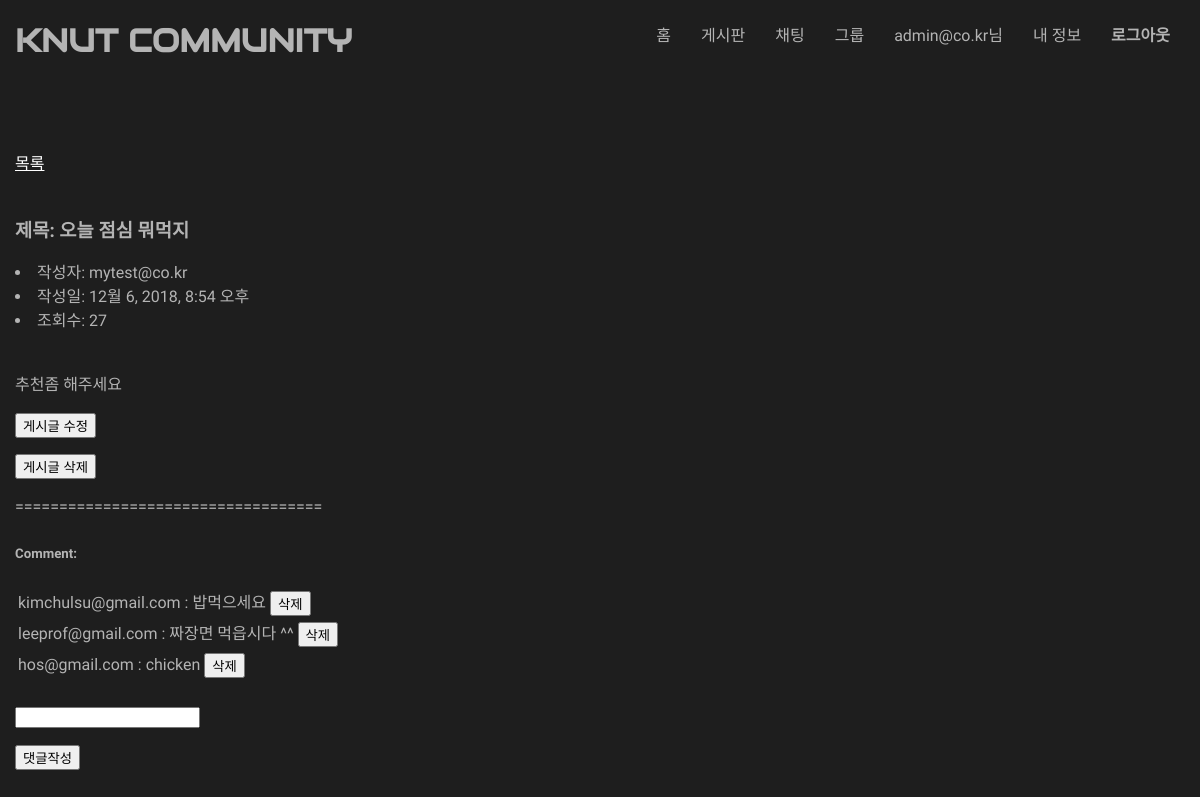
Screenshot of /classapp/board/1/2/ (signed in) with the database file from the repository.
### classapp/models.py (models this page shows, shortened)
class Post(models.Model):
    board = models.ForeignKey(Board, on_delete = models.CASCADE)
    title = models.CharField(max_length = 20)
    contents = models.CharField(max_length = 500)
    writer_s = models.ForeignKey(Student, on_delete = models.CASCADE,null=True,blank=True)
    writer_p = models.ForeignKey(Professor, on_delete = models.CASCADE,null=True,blank=True)
    pub_date = models.DateTimeField(default = datetime.now)
    view_count = models.IntegerField(default=0)

class Student(models.Model):
    email = models.EmailField(unique = True)
    password = models.CharField(max_length = 20)
    number = models.IntegerField()
    def __str__(self):
        return self.email

class Comment(models.Model):
    board = models.ForeignKey(Board, on_delete = models.CASCADE)
    post = models.ForeignKey(Post, on_delete = models.CASCADE)
    writer_s = models.ForeignKey(Student, on_delete = models.CASCADE,null=True,blank=True)
    writer_p = models.ForeignKey(Professor, on_delete = models.CASCADE,null=True,blank=True)
    comment = models.CharField(max_length = 200)
    pub_date = models.DateTimeField(default = datetime.now)

class Professor(models.Model):
    email = models.EmailField(unique = True)
    password = models.CharField(max_length = 20)
    number = models.IntegerField()
    def __str__(self):
        return self.email

### classapp/views.py (the view, shortened to what this page needs)
# urls.py: path('board/<int:board_num>/<int:post_num>/',views.PostDetailView.as_view(),name='post_view'),  # 게시글 조회
class PostDetailView(DetailView):
	model = models.Post
	def get(self, request, *args, **kwargs):
		if not request.session.get('login',False):
			return render(request, 'classapp/msg.html',{'msg':"권한이 없습니다"})
		board_num = kwargs['board_num']
		post_num = kwargs['post_num']
		postInfo = models.Post.objects.filter(board=board_num,id=post_num).get()
		postInfo.view_count += 1
		postInfo.save()
		commentList = models.Comment.objects.filter(board=board_num,post=post_num)
		commentForm = forms.CommentForm()
		return render(request, 'classapp/post_detail.html', {'postInfo':postInfo,'board_num':board_num,
			'commentList':commentList,'commentForm':commentForm})

### classapp/forms.py
class CommentForm(forms.Form):
    comment_input = forms.CharField(max_length = 100)

### classapp/templates/classapp/post_detail.html (shortened to what this page needs)
{% extends "classapp/base_post.html" %}
{% block content %}
<p><h3>제목: {{ postInfo.title }}</h1></p>
<li>작성자:
{% if postInfo.writer_s != None %}
{{ postInfo.writer_s }}
{% else %}
{{ postInfo.writer_p }}
{% endif %}
</li>
<li>작성일: {{ postInfo.pub_date }}</li>
<li>조회수: {{ postInfo.view_count }}</li>
<br>
<p>{{ postInfo.contents }}</p>
<form action="{% url 'classapp:post_edit' board_num postInfo.id  %}" method = 'get'>
        <p><input type="submit" name = "post_delete" value="게시글 수정"></p>
</form>
<form action="{% url 'classapp:post_delete' board_num postInfo.id  %}" method = 'post'>
        <p><input type="submit" name = "post_delete" value="게시글 삭제"></p>
</form>
<p>===================================</p>
<h5>Comment:</h3>
{% for comment in commentList %}
    <table>
        <tr>
            <td>
                {% if comment.writer_s != None %}
                    {{ comment.writer_s }}
                {% else %}
                    {{ comment.writer_p }}
                {% endif %}
                :
                {{ comment.comment }}
            </td>
            <td>
                <form action="{% url 'classapp:comment_delete' board_num postInfo.id comment.id %}" method='post'>
                    <input type="submit" name ="comment_delete" value="삭제" >
                </form>
            </td>
        </tr>
    </table>
{% endfor %}
<br>
<form action="{% url 'classapp:post_view' board_num postInfo.id %}" method='post'>
    {{commentForm.comment_input}}
    <p><input type="submit" value="댓글작성"></p>
</form>
{% endblock content %}

### classapp/templates/classapp/base.html (style rules this page uses)
body { width:1170px; margin:0 auto; background-color:#1E1E1E; color: rgb(180, 180, 180); font-family: 'Nanum Gothic', serif; line-height:1.5em }

### rows the page displays
Post: title "오늘 점심 뭐먹지", writer_s "mytest@co.kr", pub_date "12월 6, 2018, 8:54 오후", view_count "27", contents "추천좀 해주세요"
Comment: writer_s "kimchulsu@gmail.com", comment "밥먹으세요"
Comment: writer_p "leeprof@gmail.com", comment "짜장면 먹읍시다 ^^"
Comment: writer_s "hos@gmail.com", comment "chicken"

### other values shown
{{ request.session.email }} "admin@co.kr"
